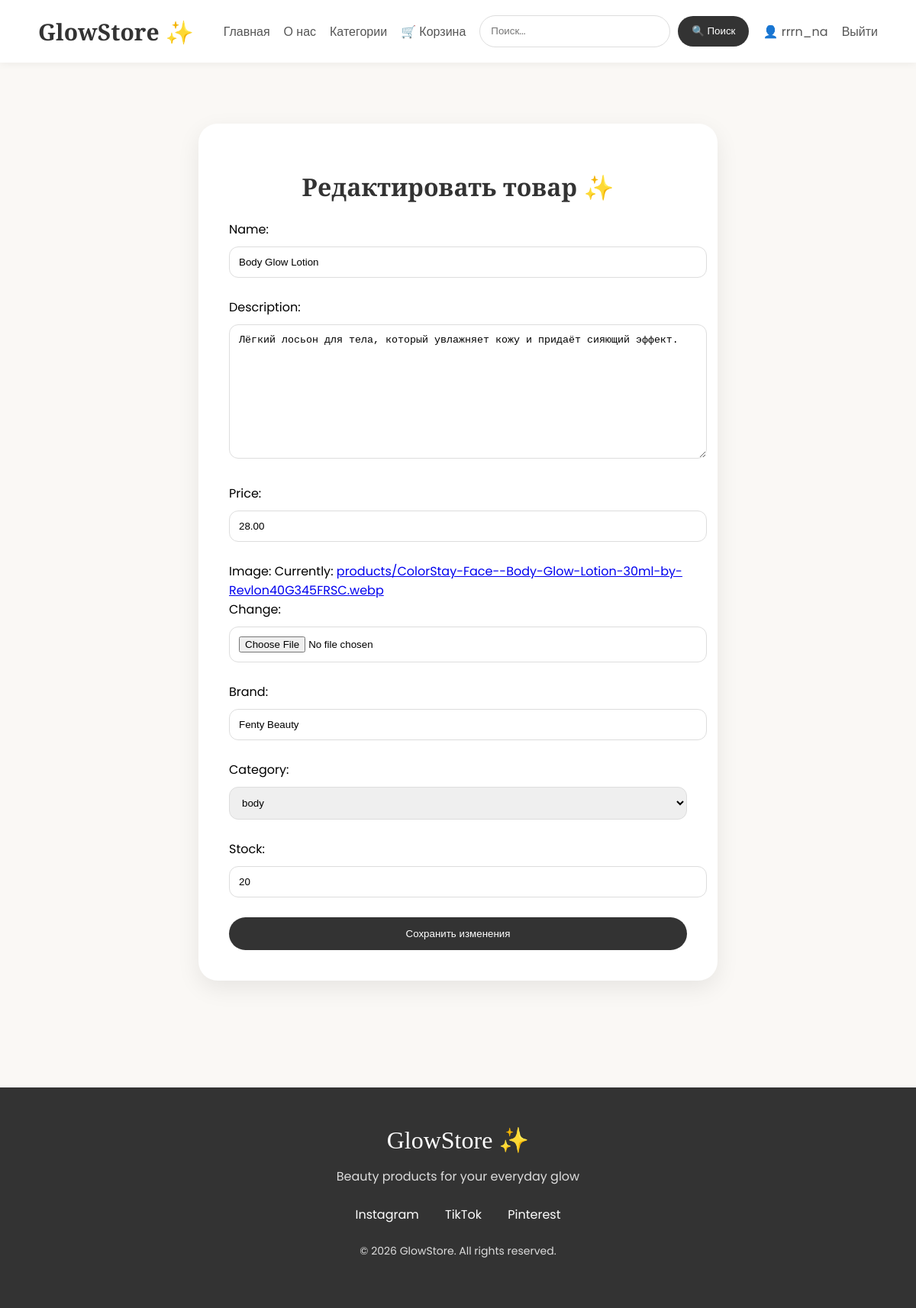
Screenshot of /edit/12/ (signed in) with the database file from the repository.
### products/models.py (models this page shows, shortened)
class Product(models.Model):
    owner = models.ForeignKey(
        User,
        on_delete=models.CASCADE,
        null=True,
        blank=True
    )
    name = models.CharField(
        max_length=200
    )
    description = models.TextField()
    price = models.DecimalField(
        max_digits=8,
        decimal_places=2
    )
    image = models.ImageField(
        upload_to='products/'
    )
    brand = models.CharField(
        max_length=100
    )
    category = models.ForeignKey(
        Category,
        on_delete=models.CASCADE,
        related_name='products'
    )
    stock = models.PositiveIntegerField(
        default=0
    )
    created_at = models.DateTimeField(
        auto_now_add=True
    )

class Category(models.Model):
    name = models.CharField(
        max_length=100
    )
    def __str__(self):
        return self.name

### products/views.py (the view)
@login_required
def product_update(request, id):
    product = get_object_or_404(Product, id=id)
    if request.method == "POST":
        form = ProductForm(request.POST, request.FILES, instance=product)
        if form.is_valid():
            form.save()
            return redirect('product_detail', id=product.id)
    else:
        form = ProductForm(instance=product)
    return render(
        request,
        'products/product_update.html',
        {
            'form': form,
            'product': product
        }
    )

### products/forms.py
class ProductForm(forms.ModelForm):
    class Meta:
        model = Product
        fields = [
            'name',
            'description',
            'price',
            'image',
            'brand',
            'category',
            'stock',
        ]

### products/templates/products/product_update.html (shortened to what this page needs)
{% extends 'base.html' %}
{% block content %}
<div class="form-box">
<h1>
    Редактировать товар ✨
</h1>
<form method="POST" enctype="multipart/form-data">
    {{ form.as_p }}
    <button type="submit">
        Сохранить изменения
    </button>
</form>
</div>
{% endblock %}

### templates/base.html (shortened to what this page needs)
<!DOCTYPE html>
<html lang="ru">
<head>
</head>
<body>
<nav>
    <div class="logo">
        GlowStore ✨
    </div>
    <div class="nav-links">
        <a href="/">Главная</a>
        <a href="{% url 'about' %}">
            О нас
        </a>
        <a href="/">Категории</a>
        <a href="/cart/">🛒 Корзина</a>
        <form class="search-form" action="{% url 'search_products' %}" method="get">
            <input
                    type="text"
                    name="q"
                    placeholder="Поиск..."
                    value="{{ request.GET.q }}"
            >
            <button type="submit">
                🔍 Поиск
            </button>
        </form>
        {% if user.is_authenticated %}
        <a href="#">👤 {{ user.username }}</a>
        <a href="{% url 'logout' %}">
            Выйти
        </a>
        {% endif %}
    </div>
</nav>
<div class="content">
    {% block content %}
    {% endblock %}
</div>
<footer>
    <div class="footer-logo">
        GlowStore ✨
    </div>
    <p>
        Beauty products for your everyday glow
    </p>
    <div class="socials">
        <a href="#">
            Instagram
        </a>
        <a href="#">
            TikTok
        </a>
        <a href="#">
            Pinterest
        </a>
    </div>
    <p class="copyright">
        © 2026 GlowStore. All rights reserved.
    </p>
</footer>
</body>
</html>

### templates/base.html (style rules this page uses)
body { margin: 0; background: #faf8f5; font-family: 'Poppins', sans-serif; }
nav { background: white; padding: 20px 50px; display: flex; justify-content: space-between; align-items: center; flex-wrap: wrap; gap: 20px; box-shadow: 0 2px 10px rgba(0, 0, 0, .05); }
.logo { font-family: 'Playfair Display', serif; font-size: 30px; color: #333; font-weight: 600; }
.nav-links { display: flex; align-items: center; flex-wrap: wrap; gap: 18px; }
.nav-links a { text-decoration: none; color: #555; transition: .3s; }
.search-form { display: flex; align-items: center; gap: 10px; }
.search-form input { padding: 10px 14px; border: 1px solid #ddd; border-radius: 25px; width: 220px; font-family: 'Poppins', sans-serif; }
.search-form button { border: none; background: #333; color: white; padding: 10px 18px; border-radius: 25px; cursor: pointer; transition: .3s; font-family: 'Poppins', sans-serif; }
.content { padding: 30px; }
footer { background: #333; color: white; text-align: center; padding: 50px 20px; margin-top: 60px; }
.footer-logo { font-family: 'Playfair Display', serif; font-size: 32px; margin-bottom: 15px; }
footer p { color: #ddd; }
.socials { margin: 25px 0; }
.socials a { color: white; text-decoration: none; margin: 0 15px; transition: .3s; }
.copyright { font-size: 14px; margin-top: 25px; }

### products/templates/products/product_update.html (style rules this page uses)
.form-box { max-width: 600px; margin: 50px auto; background: white; padding: 40px; border-radius: 25px; box-shadow: 0 10px 30px rgba(0,0,0,0.08); }
.form-box h1 { font-family: 'Playfair Display', serif; text-align: center; color: #333; }
.form-box input, .form-box textarea, .form-box select { width: 100%; padding: 12px; margin: 10px 0; border: 1px solid #ddd; border-radius: 12px; }
.form-box button { width: 100%; padding: 14px; border-radius: 30px; border: none; background: #333; color: white; cursor: pointer; }

### rows the page displays
Product: name "Body Glow Lotion", description "Лёгкий лосьон для тела, который увлажняет кожу и придаёт сияющий эффект.", price "28.00", brand "Fenty Beauty", category "body", stock "20"

### other values shown
{{ user.username }} "rrrn_na"
